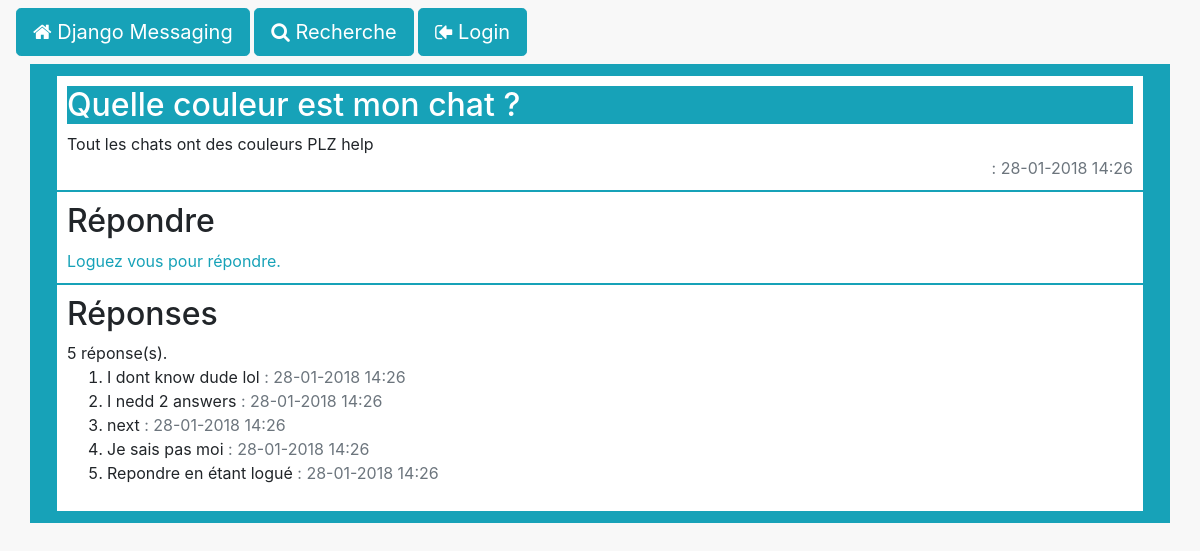
The app's page /messages/39/, older data.
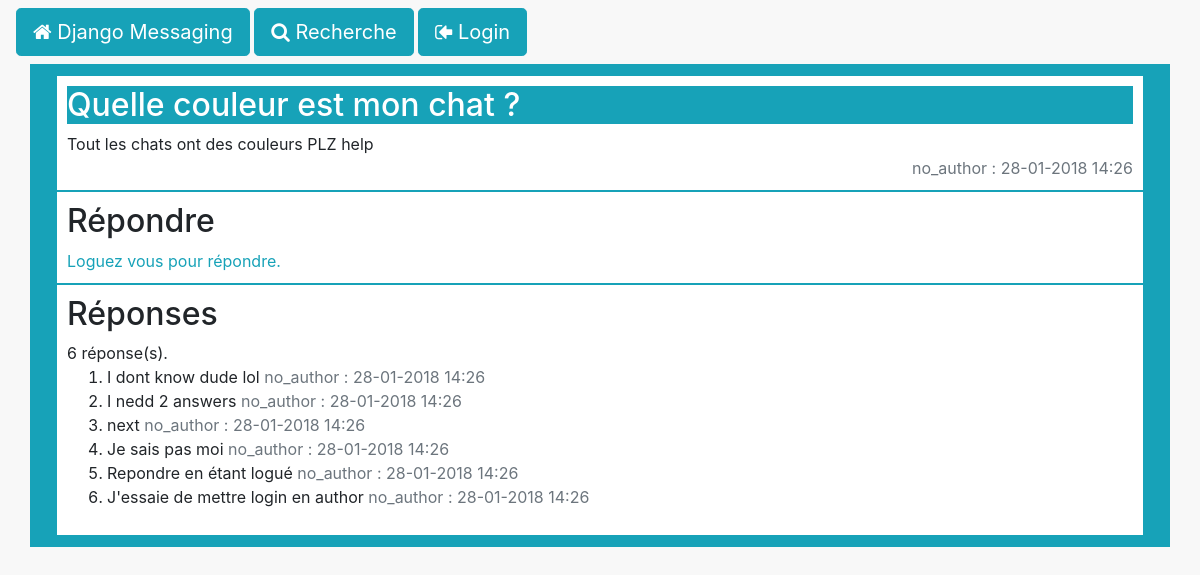
The same page, newer data.
### messaging/models.py (models this page shows, shortened)
class Message(models.Model):
    content = models.CharField(max_length=2000)
    author = models.CharField(max_length=100, default="no_author")
    creation_date = models.DateTimeField(default=timezone.now)
    objects = MessageManager()

class Question(Message):
    title = models.CharField(max_length=200)
    objects = QuestionManager()

class Answer(Message):
    parent = models.ForeignKey(Question, on_delete=models.CASCADE, related_name='answers')

class Message(models.Model):
    content = models.CharField(max_length=2000)
    author = models.CharField(max_length=100, default="no_author")
    creation_date = models.DateTimeField(default=timezone.now)
    objects = MessageManager()

### messaging/views.py (the view)
# urls.py: path('<int:question_id>/', views.detail, name='detail'),
def detail(request, question_id):
    current_question = get_object_or_404(Question, pk=question_id)
    return render(request, 'messaging/detail.html', {'question': current_question})

### messaging/templates/messaging/detail.html
{% extends "messaging/__l_single_col.html" %}
{% block main_col %}
{% include "messaging/_question_details.html" with question=question %}
{% if request.user.is_authenticated %}
    {% include "messaging/_answer_create.html" %}
{% else %}
<article>
    <h2>Répondre</h2>
    <a href="{% url 'login' %}?next={% firstof request.path '/' %}" class="text-info">Loguez vous pour répondre.</a>
</article>
{% endif %}
{% include "messaging/_answers_show.html" %}
{% endblock main_col %}

### messaging/templates/messaging/_question_details.html
<article>
    <h2 class="bg-info text-white">  {{ question.title }} </h2>
    <div>{{ question.content }}</div>
    <div class="text-right">
        {% include "messaging/_message_metadata.html" %}
    </div>
</article>

### messaging/templates/messaging/_message_metadata.html
<span class="text-muted">{{ question.author }} : {{ question.creation_date|date:"d-m-Y H:i" }} </span>

### messaging/templates/messaging/_answers_show.html
<article>
    <h2>Réponses</h2>
    <div>
    {% if question.answers.all %}
        {{ question.answers.all|length }} réponse(s).
    {% else %}
        Aucune réponse.
    {% endif %}
    </div>
    <ol>
        {% for answer in question.answers.all%}
            <li>{% include "messaging/_answer_details.html" with answer=answer %}</li>
        {% endfor %}
    </ol>
</article>

### messaging/templates/messaging/_answer_details.html
{{ answer.content }}
<span class="text-right">
    {% include "messaging/_message_metadata.html" %}
</span>

Row changes from the older to the newer data that the page shows:
computed for Question "Quelle couleur est mon chat ?": answers.all|length "5" → "6"
changed Message "Tout les chats ont des couleurs PLZ help": author (not shown) → "no_author"
added Answer: content "J'essaie de mettre login en author", {{ question.author }} "no_author", {{ question.creation_date|date:"d-m-Y H:i" }} "28-01-2018 14:26"
